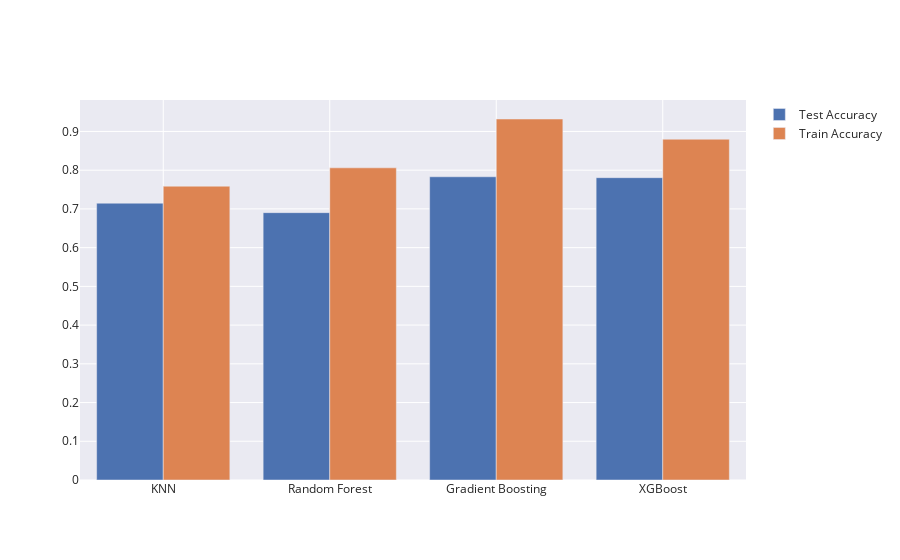

Notebook code for this chart:
### Code cell
import plotly.graph_objects as go

fig = go.Figure(data=[
    go.Bar(name='Test Accuracy', x=all_scores_df.model, y=all_scores_df.test_accuracy),
    go.Bar(name='Train Accuracy', x=all_scores_df.model, y=all_scores_df.train_accuracy)
])
# Change the bar mode
fig.update_layout(barmode='group')
fig.show()

### Figure 1 — Plotly figure (JSON) as saved in the notebook; plotly's stock layout.template omitted (floating-point values rounded to 4 significant figures)
{"data": [{"name": "Test Accuracy", "type": "bar", "x": ["KNN", "Random Forest", "Gradient Boosting", "XGBoost"], "y": [0.7148, 0.6903, 0.783, 0.7806]}, {"name": "Train Accuracy", "type": "bar", "x": ["KNN", "Random Forest", "Gradient Boosting", "XGBoost"], "y": [0.7587, 0.8061, 0.9321, 0.88]}], "layout": {"barmode": "group"}}
